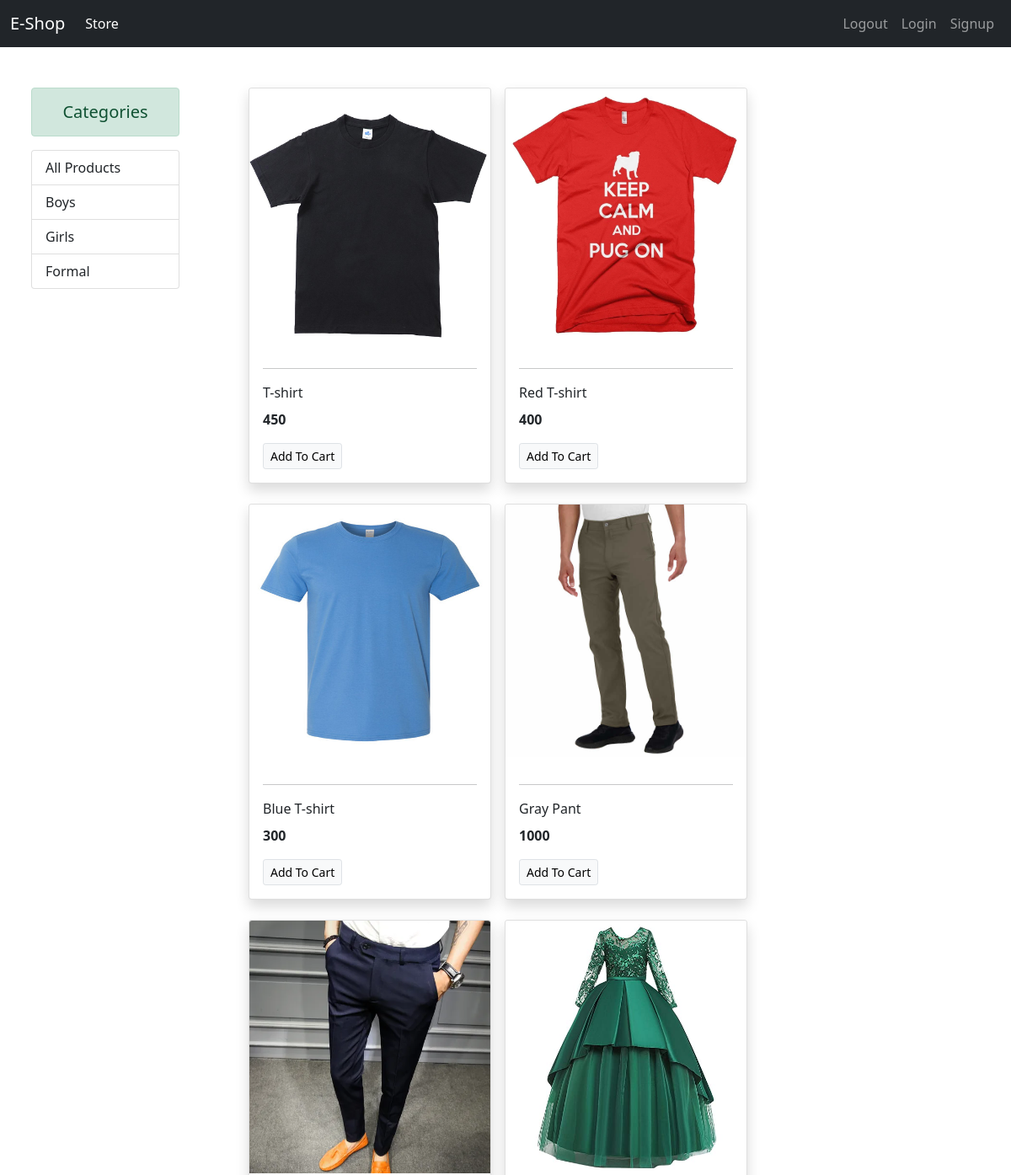
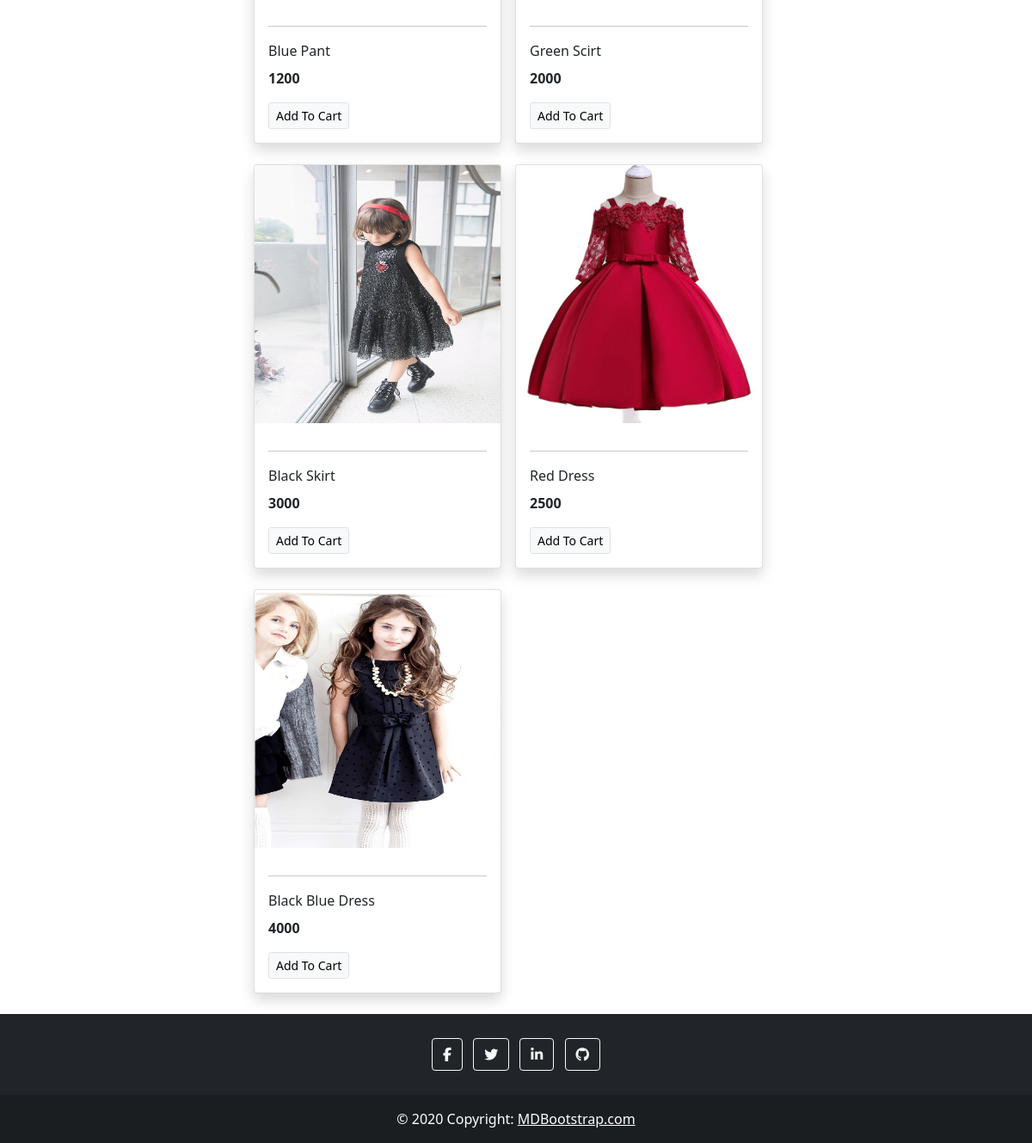
The page / on the database its author committed (2 pictures, top to bottom).
### store/models.py (models this page shows, shortened)
class Category(models.Model):
    name = models.CharField(max_length=20, default=1)
    @staticmethod
    def get_all_categories():
        return Category.objects.all()

class Product(models.Model):
    name = models.CharField(max_length=50)
    price = models.IntegerField(default=0)
    category = models.ForeignKey(
        Category, on_delete=models.CASCADE)
    description = models.CharField(
        max_length=200, default='', null=True, blank=True)
    image = models.ImageField(upload_to='uploads/products/')
    @staticmethod
    def get_all_products():
        return Product.objects.all()

### store/views.py (the view)
# urls.py: path('', views.index, name="index"),
def index(request):
    products = None
    categories = Category.get_all_categories()
    categoryId = request.GET.get('category')
    if categoryId:
        if categoryId == "-1":
            products = Product.get_all_products()
        else:
            products = Product.get_all_products_by_categoryId(
                category_id=categoryId)
    else:
        products = Product.get_all_products()
    data = {
        'products': products,
        'categories': categories,
    }
    return render(request, 'index.html', context=data)

### store/templates/index.html (shortened to what this page needs)
{% extends 'base.html' %}
{% block content %}
<div class="container-fluid mt-5">
    <div class="row">
        <div class="col-lg-2 mx-auto">
            <div>
                <p class="alert alert-success mb-3 font h5 text-center">Categories</p>
            </div>
            <div class="list-group">
                <a href="/?category=-1" class="list-group-item list-group-item-action">All Products</a>
                {% for category in categories %}
                <a href="/?category={{category.id}}" class="list-group-item list-group-item-action">{{category.name}}</a>
                {% endfor %}
            </div>
        </div>
        <div id="products" class="col-lg-9 mx-auto">
            <div class="row mx-auto">
                {% for product in products %}
                <div class="card mx-2 p-0 mb-4 shadow" style="width: 18rem;">
                    <img src="{{product.image.url}}" class="card-img-top image-cover" alt="" height="300px">
                    <div class="card-body">
                        <hr>
                        <p class="card-title">{{product.name}}</p>
                        <p class="card-text"><b>{{product.price}}</b></p>
                        <a href="#" class="btn btn-light border btn-sm">Add To Cart</a>
                    </div>
                </div>
                {% endfor %}
            </div>
        </div>
    </div>
</div>
{% endblock content %}

### rows shown on the page
Category: name "Boys"
Category: name "Girls"
Category: name "Formal"
Product: image (picture), name "T-shirt", price "450"
Product: image (picture), name "Red T-shirt", price "400"
Product: image (picture), name "Blue T-shirt", price "300"
Product: image (picture), name "Gray Pant", price "1000"
Product: image (picture), name "Blue Pant", price "1200"
Product: image (picture), name "Green Scirt", price "2000"
Product: image (picture), name "Black Skirt", price "3000"
Product: image (picture), name "Red Dress", price "2500"
Product: image (picture), name "Black Blue Dress", price "4000"
